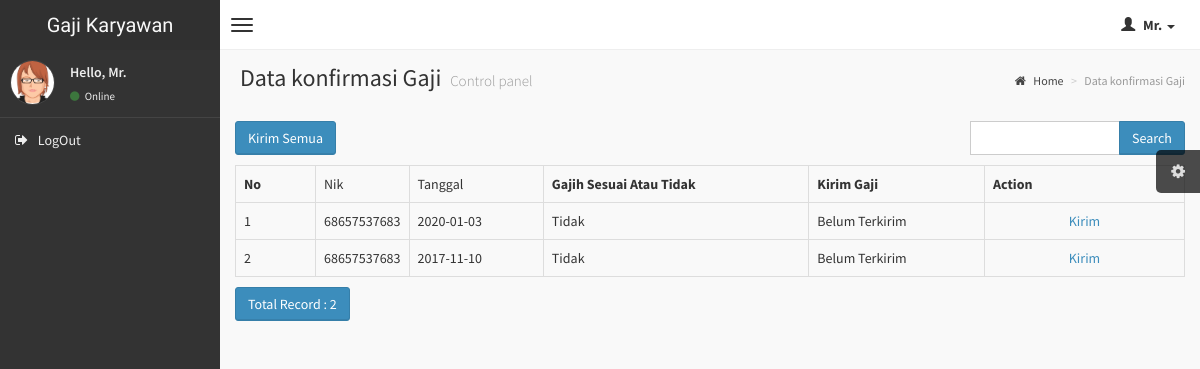
Before: /index.php/konfirmasi with the older database file.
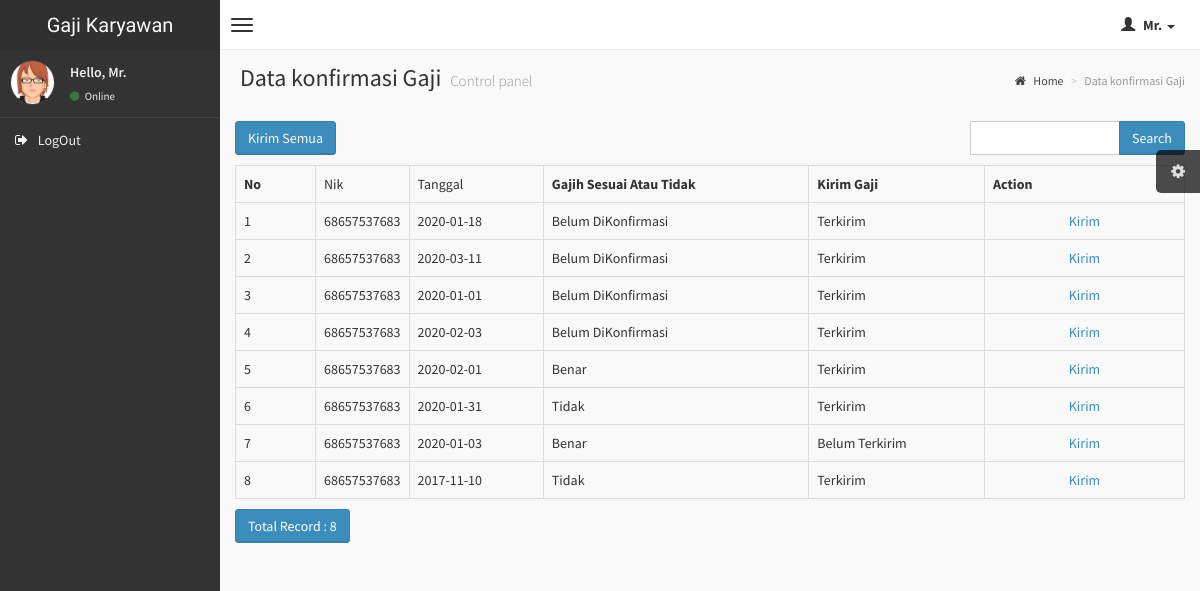
After: the same page with the newer database file.
### tables this page shows
CREATE TABLE `gaji` (
  `id_gaji` int(11) NOT NULL,
  `tgl` date DEFAULT NULL,
  `nik` varchar(30) DEFAULT NULL,
  `konfirmasi` int(1) DEFAULT NULL,
  `kirim` int(1) DEFAULT NULL
);

### application/controllers/konfirmasi.php (called while the page is built, shortened)
<?php
class konfirmasi extends CI_Controller
{
    function __construct()
    {
        $this->load->model('konfirmasi_model');
        $this->load->library('form_validation');
    }
    public function index()
    {
        $q = urldecode($this->input->get('q', TRUE));
        $start = intval($this->input->get('start'));
        if ($q <> '') {
            $config['base_url'] = base_url() . 'konfirmasi/index.html?q=' . urlencode($q);
            $config['first_url'] = base_url() . 'konfirmasi/index.html?q=' . urlencode($q);
        } else {
            $config['base_url'] = base_url() . 'konfirmasi/index.html';
            $config['first_url'] = base_url() . 'konfirmasi/index.html';
        }
        $config['per_page'] = 10;
        $config['page_query_string'] = TRUE;
        $config['total_rows'] = $this->konfirmasi_model->total_rows($q);
        $konfirmasi = $this->konfirmasi_model->get_limit_data($config['per_page'], $start, $q);
        $this->load->library('pagination');
        $this->pagination->initialize($config);
        $data = array(
            'konfirmasi_data' => $konfirmasi,
            'q' => $q,
            'pagination' => $this->pagination->create_links(),
            'total_rows' => $config['total_rows'],
            'start' => $start,
            'konten' => 'konfirmasi/konfirmasi_list',
            'judul' => 'Data konfirmasi Gaji',
        );
        $this->load->view('v_index', $data);
    }
}

### index.php (called while the page is built, shortened)
<?php
require_once BASEPATH.'core/CodeIgniter.php';

### application/config/config.php (called while the page is built, shortened)
<?php
$config['base_url'] = "http://".$_SERVER['HTTP_HOST'];
$config['base_url'] .= preg_replace('@/+$@','',dirname($_SERVER['SCRIPT_NAME'])).'/';
$config['index_page'] = '';
$config['uri_protocol']	= 'REQUEST_URI';
$config['url_suffix'] = '.html';
$config['language']	= 'english';
$config['charset'] = 'UTF-8';
$config['enable_hooks'] = FALSE;
$config['subclass_prefix'] = 'MY_';
$config['composer_autoload'] = FALSE;
$config['permitted_uri_chars'] = 'a-z 0-9~%.:_\-';
$config['enable_query_strings'] = FALSE;
$config['controller_trigger'] = 'c';
$config['function_trigger'] = 'm';
$config['directory_trigger'] = 'd';
$config['allow_get_array'] = TRUE;
$config['log_threshold'] = 0;
$config['log_path'] = '';
$config['log_file_extension'] = '';
$config['log_file_permissions'] = 0644;
$config['log_date_format'] = 'Y-m-d H:i:s';
$config['error_views_path'] = '';
$config['cache_path'] = '';
$config['cache_query_string'] = FALSE;
$config['encryption_key'] = 'gfjfgjfgsg564674';
$config['sess_driver'] = 'files';
$config['sess_cookie_name'] = 'ci_session';
$config['sess_expiration'] = 7200;
$config['sess_save_path'] = NULL;
$config['sess_match_ip'] = FALSE;
$config['sess_time_to_update'] = 300;
$config['sess_regenerate_destroy'] = FALSE;
$config['cookie_prefix']	= '';
$config['cookie_domain']	= '';
$config['cookie_path']		= '/';
$config['cookie_secure']	= FALSE;
$config['cookie_httponly'] 	= FALSE;
$config['standardize_newlines'] = FALSE;
$config['global_xss_filtering'] = FALSE;
$config['csrf_protection'] = FALSE;
$config['csrf_token_name'] = 'csrf_test_name';
$config['csrf_cookie_name'] = 'csrf_cookie_name';
$config['csrf_expire'] = 7200;
$config['csrf_regenerate'] = TRUE;
$config['csrf_exclude_uris'] = array();
$config['compress_output'] = FALSE;
$config['time_reference'] = 'local';
$config['rewrite_short_tags'] = FALSE;
$config['proxy_ips'] = '';

### application/models/konfirmasi_model.php (called while the page is built, shortened)
<?php
class Konfirmasi_model extends CI_Model
{
    public $table = 'gaji';
    public $id = 'id_gaji';
    public $order = 'DESC';
    function total_rows($q = NULL) {
        $this->db->like('id_gaji', $q);
	$this->db->or_like('tgl', $q);
	$this->db->or_like('nik', $q);
	$this->db->or_like('konfirmasi', $q);
	$this->db->or_like('kirim', $q);
	$this->db->from($this->table);
        return $this->db->count_all_results();
    }
    function get_limit_data($limit, $start = 0, $q = NULL) {
        $this->db->order_by($this->id, $this->order);
        $this->db->like('id_gaji', $q);
	$this->db->or_like('tgl', $q);
	$this->db->or_like('nik', $q);
	$this->db->or_like('konfirmasi', $q);
	$this->db->or_like('kirim', $q);
	$this->db->limit($limit, $start);
        return $this->db->get($this->table)->result();
    }
}

### application/views/konfirmasi/konfirmasi_list.php (the view, shortened to what the changed rows need)
<table class="table table-bordered" style="margin-bottom: 10px">
    <tr>
        <th>No</th>
        <th>Gajih Sesuai Atau Tidak</th>
        <th>Kirim Gaji</th>
        <th>Action</th>
    </tr>
        <?php
            foreach ($konfirmasi_data as $gaji)
            {
        ?>
    <tr>
        <td width="80px"><?php echo ++$start ?></td>
        <td width="80px"><?php echo $gaji->nik; ?></td>
        <td><?php echo $gaji->tgl; ?></td>
        <td>
            <?php
                if ( $gaji->konfirmasi == "0") {
                    echo "Tidak";
                } else if ( $gaji->konfirmasi == "1"){
                    echo "Benar";
                } else {
                    echo "Belum DiKonfirmasi";
                }
            ?>
        </td>
        <td>
            <?php
                if ( $gaji->kirim == "0") {
                    echo "Belum Terkirim";
                } else {
                    echo "Terkirim";
                }
            ?>
        </td>
        <td style="text-align:center" width="200px">
            <?php
            echo anchor(site_url('app/slip_konfirmasi/'.$gaji->nik.'/'.$gaji->tgl),'Kirim');
            ?>
        </td>
    </tr>
    <?php
        }
    ?>
</table>
<div class="row">
    <div class="col-md-6">
        <a href="#" class="btn btn-primary">Total Record : <?php echo $total_rows ?></a>
</div>
</div>

Changed rows visible on the page:
added gaji: nik "68657537683", tgl "2020-01-18", shows "Belum DiKonfirmasi", shows "Terkirim", nik+tgl "Kirim"
added gaji: nik "68657537683", tgl "2020-03-11", shows "Belum DiKonfirmasi", shows "Terkirim", nik+tgl "Kirim"
added gaji: nik "68657537683", tgl "2020-01-01", shows "Belum DiKonfirmasi", shows "Terkirim", nik+tgl "Kirim"
added gaji: nik "68657537683", tgl "2020-02-03", shows "Belum DiKonfirmasi", shows "Terkirim", nik+tgl "Kirim"
added gaji: nik "68657537683", tgl "2020-02-01", konfirmasi "Benar", shows "Terkirim", nik+tgl "Kirim"
added gaji: nik "68657537683", tgl "2020-01-31", konfirmasi "Tidak", shows "Terkirim", nik+tgl "Kirim"
changed gaji (number 7 of 8 on the later page): konfirmasi "Tidak" → "Benar"
changed gaji (number 8 of 8 on the later page): kirim "Belum Terkirim" → "Terkirim"
Other visible differences:
$total_rows: "2" → "8"
